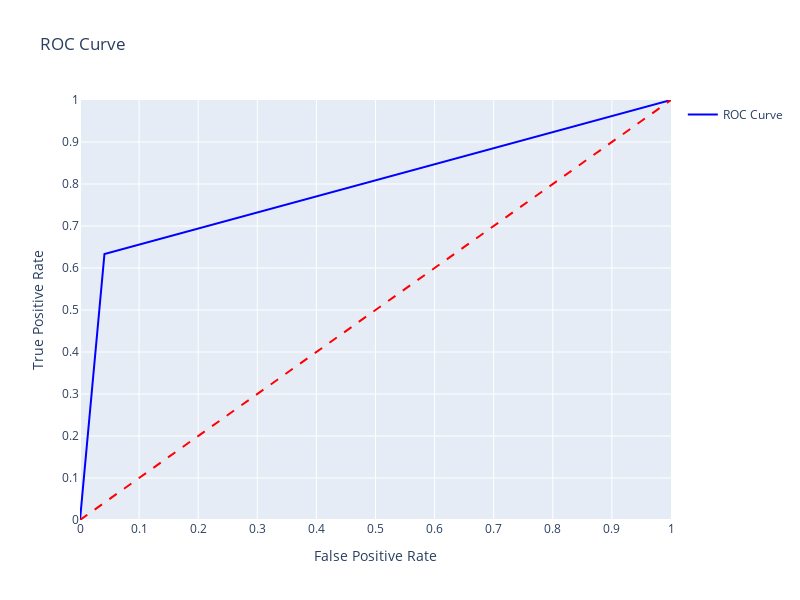

Notebook code for this chart:
### Code cell
import plotly.graph_objs as go
from sklearn.metrics import roc_curve

y_pred = hard_voting.predict(X_test)

fpr, tpr, thresholds = roc_curve(y_test, y_pred)

fig = go.Figure()

fig.add_trace(go.Scatter(x=fpr, y=tpr,
                         mode='lines',
                         line=dict(color='blue', width=2),
                         name='ROC Curve'))

fig.add_trace(go.Scatter(x=[0, 1], y=[0, 1],
                         mode='lines',
                         line=dict(color='red', dash='dash'),
                         showlegend=False))

fig.update_layout(title='ROC Curve',
                  xaxis_title='False Positive Rate',
                  yaxis_title='True Positive Rate',
                  xaxis=dict(range=[0, 1], dtick=0.1),
                  yaxis=dict(range=[0, 1], dtick=0.1),
                  width=800, height=600)

fig.show()

### Figure 1 — Plotly figure (JSON) as saved in the notebook; plotly's stock layout.template omitted (floating-point values rounded to 4 significant figures)
{"data": [{"line": {"color": "blue", "width": 2}, "mode": "lines", "name": "ROC Curve", "type": "scatter", "x": [0.0, 0.04138, 1.0], "y": [0.0, 0.6333, 1.0]}, {"line": {"color": "red", "dash": "dash"}, "mode": "lines", "showlegend": false, "type": "scatter", "x": [0, 1], "y": [0, 1]}], "layout": {"height": 600, "title": {"text": "ROC Curve"}, "width": 800, "xaxis": {"dtick": 0.1, "range": [0, 1], "title": {"text": "False Positive Rate"}}, "yaxis": {"dtick": 0.1, "range": [0, 1], "title": {"text": "True Positive Rate"}}}}
